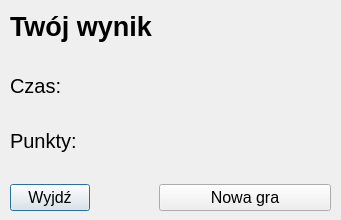
<?xml version="1.0" encoding="UTF-8"?>
<ui version="4.0">
 <class>ResultsDialog</class>
 <widget class="QDialog" name="ResultsDialog">
  <property name="windowModality">
   <enum>Qt::ApplicationModal</enum>
  </property>
  <property name="geometry">
   <rect>
    <x>0</x>
    <y>0</y>
    <width>341</width>
    <height>220</height>
   </rect>
  </property>
  <property name="sizePolicy">
   <sizepolicy hsizetype="Fixed" vsizetype="Fixed">
    <horstretch>0</horstretch>
    <verstretch>0</verstretch>
   </sizepolicy>
  </property>
  <property name="minimumSize">
   <size>
    <width>0</width>
    <height>0</height>
   </size>
  </property>
  <property name="windowTitle">
   <string>Wynik</string>
  </property>
  <property name="modal">
   <bool>true</bool>
  </property>
  <widget class="QWidget" name="verticalLayoutWidget">
   <property name="geometry">
    <rect>
     <x>10</x>
     <y>10</y>
     <width>321</width>
     <height>201</height>
    </rect>
   </property>
   <layout class="QFormLayout" name="formLayout">
    <item row="0" column="0">
     <widget class="QLabel" name="label">
      <property name="minimumSize">
       <size>
        <width>0</width>
        <height>33</height>
       </size>
      </property>
      <property name="maximumSize">
       <size>
        <width>157</width>
        <height>33</height>
       </size>
      </property>
      <property name="font">
       <font>
        <pointsize>20</pointsize>
        <weight>75</weight>
        <bold>true</bold>
        <underline>false</underline>
       </font>
      </property>
      <property name="text">
       <string>Twój wynik</string>
      </property>
     </widget>
    </item>
    <item row="1" column="0">
     <spacer name="verticalSpacer">
      <property name="orientation">
       <enum>Qt::Vertical</enum>
      </property>
      <property name="sizeHint" stdset="0">
       <size>
        <width>20</width>
        <height>20</height>
       </size>
      </property>
     </spacer>
    </item>
    <item row="2" column="0">
     <widget class="QLabel" name="label_2">
      <property name="font">
       <font>
        <pointsize>15</pointsize>
       </font>
      </property>
      <property name="text">
       <string>Czas:</string>
      </property>
     </widget>
    </item>
    <item row="2" column="1">
     <widget class="QLabel" name="lblTime">
      <property name="font">
       <font>
        <pointsize>15</pointsize>
       </font>
      </property>
      <property name="text">
       <string/>
      </property>
     </widget>
    </item>
    <item row="4" column="0">
     <widget class="QLabel" name="label_3">
      <property name="font">
       <font>
        <pointsize>15</pointsize>
       </font>
      </property>
      <property name="text">
       <string>Punkty:</string>
      </property>
     </widget>
    </item>
    <item row="4" column="1">
     <widget class="QLabel" name="lblPoints">
      <property name="font">
       <font>
        <pointsize>15</pointsize>
       </font>
      </property>
      <property name="text">
       <string/>
      </property>
     </widget>
    </item>
    <item row="6" column="0">
     <widget class="QPushButton" name="pushButton">
      <property name="font">
       <font>
        <pointsize>12</pointsize>
       </font>
      </property>
      <property name="text">
       <string>Wyjdź</string>
      </property>
     </widget>
    </item>
    <item row="6" column="1">
     <widget class="QPushButton" name="pushButton_2">
      <property name="font">
       <font>
        <pointsize>12</pointsize>
       </font>
      </property>
      <property name="text">
       <string>Nowa gra</string>
      </property>
     </widget>
    </item>
    <item row="5" column="0">
     <spacer name="verticalSpacer_2">
      <property name="orientation">
       <enum>Qt::Vertical</enum>
      </property>
      <property name="sizeHint" stdset="0">
       <size>
        <width>20</width>
        <height>20</height>
       </size>
      </property>
     </spacer>
    </item>
    <item row="3" column="0">
     <spacer name="verticalSpacer_3">
      <property name="orientation">
       <enum>Qt::Vertical</enum>
      </property>
      <property name="sizeHint" stdset="0">
       <size>
        <width>20</width>
        <height>20</height>
       </size>
      </property>
     </spacer>
    </item>
   </layout>
  </widget>
 </widget>
 <resources/>
 <connections/>
</ui>
